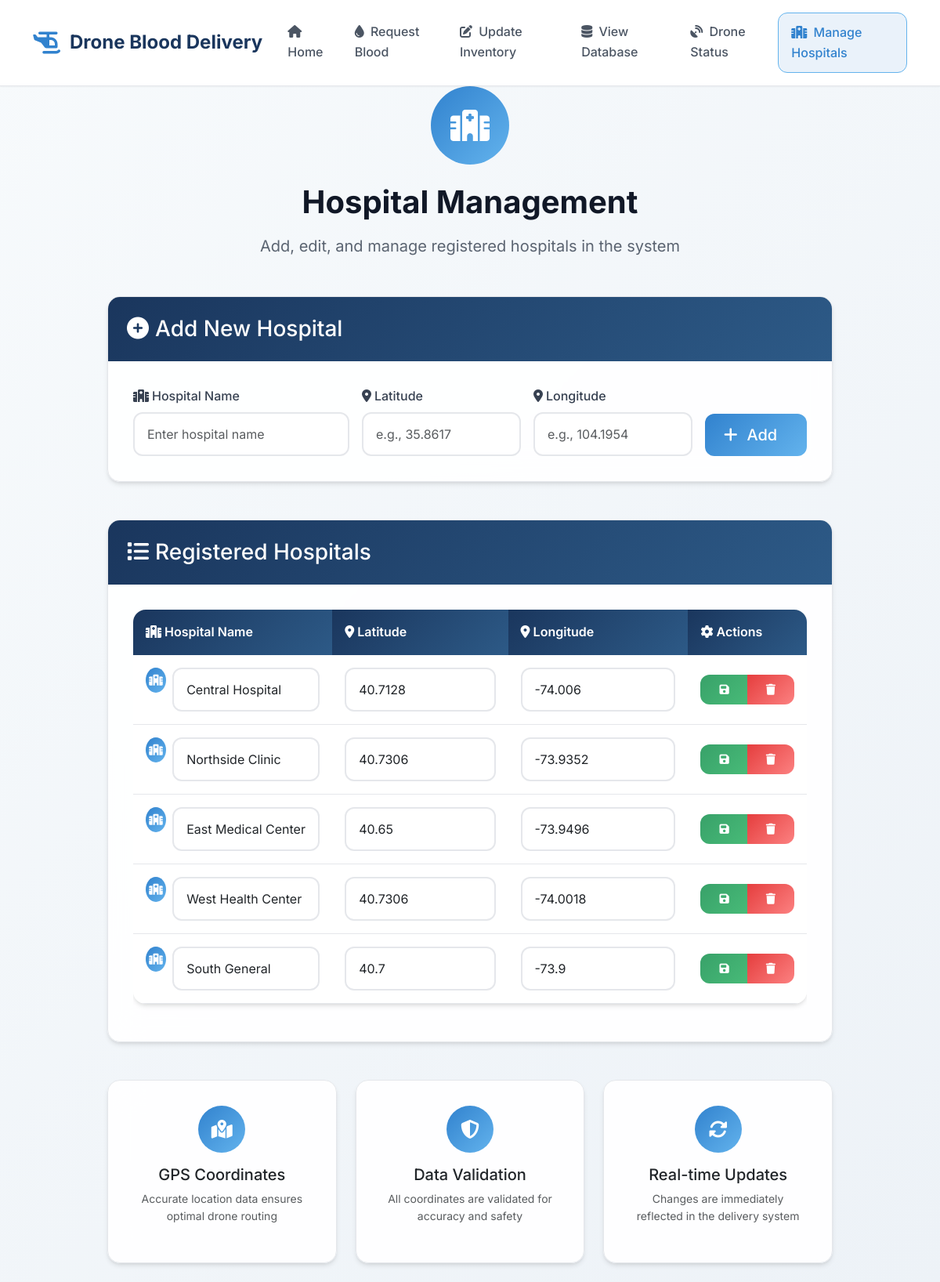
Page /manage-hospitals on the earlier database version.
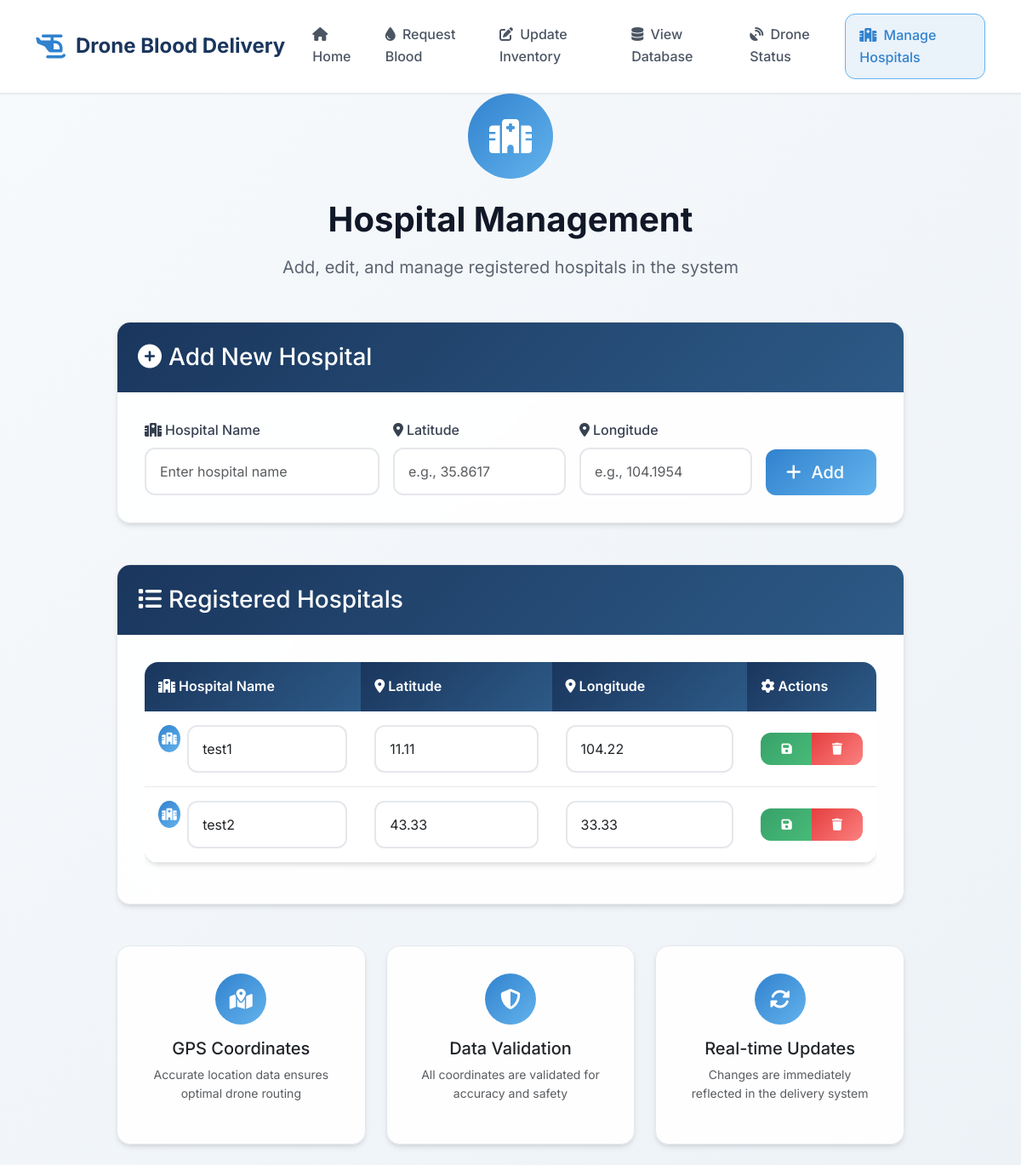
Same page on the later database version.
### app.py (models this page shows)
class Hospital(db.Model):
    id = db.Column(db.Integer, primary_key=True)
    name = db.Column(db.String(100), nullable=False)
    latitude = db.Column(db.Float, nullable=False)
    longitude = db.Column(db.Float, nullable=False)
    blood_inventory = db.relationship('BloodInventory', backref='hospital', lazy=True)

### app.py (the view)
@app.route('/manage-hospitals', methods=['GET'])
def manage_hospitals():
    hospitals = Hospital.query.all()
    return render_template('manage_hospitals.html', hospitals=hospitals)

### templates/manage_hospitals.html (shortened to what this page needs)
{% extends "base.html" %}
{% block content %}
<div class="text-center mb-5 fade-in-up">
    <div class="feature-icon mx-auto mb-4" style="width: 100px; height: 100px; font-size: 2.5rem;">
        <i class="fas fa-hospital"></i>
    </div>
    <h1 class="hero-title" style="font-size: 2.5rem; color: var(--gray-900);">Hospital Management</h1>
    <p class="hero-subtitle" style="color: var(--gray-600);">Add, edit, and manage registered hospitals in the system</p>
</div>
<div class="row justify-content-center">
    <div class="col-lg-10 col-md-12">
        <div class="card mb-5 fade-in-up">
            <div class="card-header">
                <h3 class="mb-0"><i class="fas fa-plus-circle me-2"></i>Add New Hospital</h3>
            </div>
            <div class="card-body">
                <form method="POST" action="{{ url_for('add_hospital') }}" class="needs-validation" novalidate>
                    <div class="row g-3">
                    <div class="col-md-4">
                            <label for="name" class="form-label">
                                <i class="fas fa-hospital me-1"></i>Hospital Name
                            </label>
                            <input type="text" class="form-control form-control-lg" id="name" name="name" placeholder="Enter hospital name" required>
                    </div>
                    <div class="col-md-3">
                            <label for="latitude" class="form-label">
                                <i class="fas fa-map-marker-alt me-1"></i>Latitude
                            </label>
                            <input type="number" step="any" class="form-control form-control-lg" id="latitude" name="latitude" placeholder="e.g., 35.8617" required>
                    </div>
                    <div class="col-md-3">
                            <label for="longitude" class="form-label">
                                <i class="fas fa-map-marker-alt me-1"></i>Longitude
                            </label>
                            <input type="number" step="any" class="form-control form-control-lg" id="longitude" name="longitude" placeholder="e.g., 104.1954" required>
                    </div>
                        <div class="col-md-2 d-flex align-items-end">
                            <button type="submit" class="btn btn-primary btn-lg w-100">
                                <i class="fas fa-plus me-1"></i>Add
                        </button>
                        </div>
                    </div>
                </form>
            </div>
        </div>
        <div class="card fade-in-up" style="animation-delay: 0.2s;">
            <div class="card-header">
                <h3 class="mb-0"><i class="fas fa-list me-2"></i>Registered Hospitals</h3>
            </div>
            <div class="card-body">
                <div class="table-responsive">
                    <table class="table table-hover align-middle">
                        <thead>
                            <tr>
                                <th><i class="fas fa-hospital me-1"></i>Hospital Name</th>
                                <th><i class="fas fa-map-marker-alt me-1"></i>Latitude</th>
                                <th><i class="fas fa-map-marker-alt me-1"></i>Longitude</th>
                                <th><i class="fas fa-cog me-1"></i>Actions</th>
                            </tr>
                        </thead>
                        <tbody>
                            {% for hospital in hospitals %}
                            <tr>
                                <form method="POST" action="{{ url_for('edit_hospital', hospital_id=hospital.id) }}" class="hospital-edit-form">
                                    <td>
                                        <div class="d-flex align-items-center">
                                            <div class="feature-icon me-2" style="width: 32px; height: 32px; font-size: 0.875rem;">
                                                <i class="fas fa-hospital"></i>
                                            </div>
                                            <input type="text" class="form-control" name="name" value="{{ hospital.name }}" required>
                                        </div>
                                    </td>
                                    <td>
                                        <input type="number" step="any" class="form-control" name="latitude" value="{{ hospital.latitude }}" required>
                                    </td>
                                    <td>
                                        <input type="number" step="any" class="form-control" name="longitude" value="{{ hospital.longitude }}" required>
                                    </td>
                                    <td>
                                        <div class="btn-group btn-group-sm" role="group">
                                            <button type="submit" class="btn btn-success" title="Save Changes">
                                                <i class="fas fa-save"></i>
                                            </button>
                                            <a href="{{ url_for('delete_hospital', hospital_id=hospital.id) }}"
                                               class="btn btn-danger"
                                               onclick="return confirm('Are you sure you want to delete this hospital? This action cannot be undone.');"
                                               title="Delete Hospital">
                                                <i class="fas fa-trash"></i>
                                            </a>
                                        </div>
                                    </td>
                                </form>
                            </tr>
                            {% endfor %}
                        </tbody>
                    </table>
                </div>
            </div>
        </div>
        <div class="row mt-5">
            <div class="col-md-4 mb-4">
                <div class="card h-100">
                    <div class="card-body text-center">
                        <div class="feature-icon mx-auto mb-3" style="width: 60px; height: 60px; font-size: 1.5rem;">
                            <i class="fas fa-map-marked-alt"></i>
                        </div>
                        <h5>GPS Coordinates</h5>
                        <p class="text-muted small">Accurate location data ensures optimal drone routing</p>
                    </div>
                </div>
            </div>
            <div class="col-md-4 mb-4">
                <div class="card h-100">
                    <div class="card-body text-center">
                        <div class="feature-icon mx-auto mb-3" style="width: 60px; height: 60px; font-size: 1.5rem;">
                            <i class="fas fa-shield-alt"></i>
                        </div>
                        <h5>Data Validation</h5>
                        <p class="text-muted small">All coordinates are validated for accuracy and safety</p>
                    </div>
                </div>
            </div>
            <div class="col-md-4 mb-4">
                <div class="card h-100">
                    <div class="card-body text-center">
                        <div class="feature-icon mx-auto mb-3" style="width: 60px; height: 60px; font-size: 1.5rem;">
                            <i class="fas fa-sync-alt"></i>
                        </div>
                        <h5>Real-time Updates</h5>
                        <p class="text-muted small">Changes are immediately reflected in the delivery system</p>
                    </div>
                </div>
            </div>
        </div>
    </div>
</div>
{% endblock %}

### templates/base.html (shortened to what this page needs)
<!DOCTYPE html>
<html lang="en">
<head>
    <link href="https://cdn.jsdelivr.net/npm/bootstrap@5.3.0/dist/css/bootstrap.min.css" rel="stylesheet">
    <link href="https://cdnjs.cloudflare.com/ajax/libs/font-awesome/6.4.0/css/all.min.css" rel="stylesheet">
</head>
<body>
    <nav class="navbar navbar-expand-lg">
        <div class="container">
            <a class="navbar-brand" href="{{ url_for('index') }}">
                <i class="fas fa-helicopter"></i>
                Drone Blood Delivery
            </a>
            <div class="collapse navbar-collapse" id="navbarNav">
                <ul class="navbar-nav ms-auto">
                    <li class="nav-item">
                        <a class="nav-link" href="{{ url_for('index') }}">
                            <i class="fas fa-home me-1"></i> Home
                        </a>
                    </li>
                    <li class="nav-item">
                        <a class="nav-link" href="{{ url_for('request_blood') }}">
                            <i class="fas fa-tint me-1"></i> Request Blood
                        </a>
                    </li>
                    <li class="nav-item">
                        <a class="nav-link" href="{{ url_for('update_inventory') }}">
                            <i class="fas fa-edit me-1"></i> Update Inventory
                        </a>
                    </li>
                    <li class="nav-item">
                        <a class="nav-link" href="{{ url_for('view_database') }}">
                            <i class="fas fa-database me-1"></i> View Database
                        </a>
                    </li>
                    <li class="nav-item">
                        <a class="nav-link" href="{{ url_for('drone_status_page') }}">
                            <i class="fas fa-satellite-dish me-1"></i> Drone Status
                        </a>
                    </li>
                    <li class="nav-item">
                        <a class="nav-link" href="{{ url_for('manage_hospitals') }}">
                            <i class="fas fa-hospital me-1"></i> Manage Hospitals
                        </a>
                    </li>
                </ul>
            </div>
        </div>
    </nav>
    <div class="container">
        {% block content %}{% endblock %}
    </div>
</body>
</html>

### templates/base.html (style rules this page uses)
:root { --primary-color: #1a365d; --primary-light: #2d5a87; --secondary-color: #e53e3e; --accent-color: #3182ce; --accent-light: #63b3ed; --success-color: #38a169; --warning-color: #d69e2e; --danger-color: #e53e3e; --info-color: #3182ce; --dark-color: #2d3748; --light-color: #f7fafc; --gray-50: #f9fafb; --gray-100: #f3f4f6; --gray-200: #e5e7eb; --gray-300: #d1d5db; --gray-400: #9ca3af; --gray-500: #6b7280; --gray-600: #4b5563; --gray-700: #374151; --gray-800: #1f2937; --gray-900: #111827; --shadow-sm: 0 1px 2px 0 rgba(0, 0, 0, 0.05); --shadow-md: 0 4px 6px -1px rgba(0, 0, 0, 0.1), 0 2px 4px -1px rgba(0, 0, 0, 0.06); --shadow-lg: 0 10px 15px -3px rgba(0, 0, 0, 0.1), 0 4px 6px -2px rgba(0, 0, 0, 0.05); --shadow-xl: 0 20px 25px -5px rgba(0, 0, 0, 0.1), 0 10px 10px -5px rgba(0, 0, 0, 0.04); --border-radius: 12px; --border-radius-lg: 16px; --transition: all 0.3s cubic-bezier(0.4, 0, 0.2, 1); }
* { box-sizing: border-box; }
body { font-family: 'Inter', -apple-system, BlinkMacSystemFont, 'Segoe UI', Roboto, sans-serif; background: linear-gradient(135deg, #f7fafc 0%, #edf2f7 100%); color: var(--gray-800); line-height: 1.6; font-weight: 400; min-height: 100vh; }
.navbar { background: rgba(255, 255, 255, 0.95); backdrop-filter: blur(20px); border-bottom: 1px solid var(--gray-200); box-shadow: var(--shadow-sm); padding: 1rem 0; position: sticky; top: 0; z-index: 1000; }
.navbar-brand { color: var(--primary-color) !important; font-weight: 700; font-size: 1.5rem; display: flex; align-items: center; gap: 0.75rem; }
.navbar-brand i { color: var(--accent-color); font-size: 1.75rem; }
.nav-link { color: var(--gray-600) !important; font-weight: 500; padding: 0.75rem 1rem !important; border-radius: var(--border-radius); transition: var(--transition); position: relative; }
.nav-link.active { color: var(--accent-color) !important; background-color: rgba(49, 130, 206, 0.1); border: 1px solid var(--accent-light); }
.card { background: rgba(255, 255, 255, 0.9); backdrop-filter: blur(20px); border: 1px solid var(--gray-200); border-radius: var(--border-radius-lg); box-shadow: var(--shadow-md); transition: var(--transition); overflow: hidden; }
.card-header { background: linear-gradient(135deg, var(--primary-color), var(--primary-light)); color: white; border-bottom: none; padding: 1.5rem; font-weight: 600; }
.card-body { padding: 2rem; }
.btn { font-weight: 500; padding: 0.75rem 1.5rem; border-radius: var(--border-radius); border: none; transition: var(--transition); position: relative; overflow: hidden; display: inline-flex; align-items: center; gap: 0.5rem; }
.btn::before { content: ''; position: absolute; top: 0; left: -100%; width: 100%; height: 100%; background: linear-gradient(90deg, transparent, rgba(255,255,255,0.2), transparent); transition: left 0.5s; }
.btn-primary { background: linear-gradient(135deg, var(--accent-color), var(--accent-light)); color: white; }
.btn-success { background: linear-gradient(135deg, var(--success-color), #48bb78); color: white; }
.btn-danger { background: linear-gradient(135deg, var(--danger-color), #fc8181); color: white; }
.form-control, .form-select { border: 2px solid var(--gray-200); border-radius: var(--border-radius); padding: 0.875rem 1rem; font-size: 1rem; transition: var(--transition); background-color: rgba(255, 255, 255, 0.9); }
.form-label { font-weight: 500; color: var(--gray-700); margin-bottom: 0.5rem; }
.table { background: white; border-radius: var(--border-radius-lg); overflow: hidden; box-shadow: var(--shadow-md); }
.table thead th { background: linear-gradient(135deg, var(--primary-color), var(--primary-light)); color: white; border: none; padding: 1rem; font-weight: 600; }
.table tbody td { padding: 1rem; border-bottom: 1px solid var(--gray-200); vertical-align: middle; }
.fade-in-up { animation: fadeInUp 0.6s ease-out; }
.hero-title { font-size: 3rem; font-weight: 700; margin-bottom: 1rem; }
.hero-subtitle { font-size: 1.25rem; opacity: 0.9; margin-bottom: 2rem; }
.feature-icon { width: 80px; height: 80px; background: linear-gradient(135deg, var(--accent-color), var(--accent-light)); border-radius: 50%; display: flex; align-items: center; justify-content: center; margin: 0 auto 1.5rem; color: white; font-size: 2rem; }

Differences in the rows shown:
removed Hospital: name "East Medical Center", latitude "40.65", longitude "-73.9496"
removed Hospital: name "West Health Center", latitude "40.7306", longitude "-74.0018"
removed Hospital: name "South General", latitude "40.7", longitude "-73.9"
changed Hospital: name "Central Hospital" → "test1"; latitude "40.7128" → "11.11"; longitude "-74.006" → "104.22"
changed Hospital: name "Northside Clinic" → "test2"; latitude "40.7306" → "43.33"; longitude "-73.9352" → "33.33"
